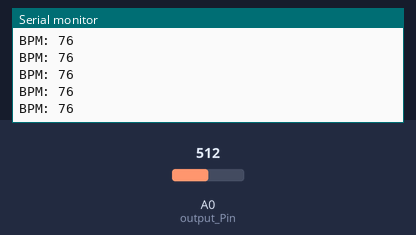
The sketch below on a simulated Arduino Uno, built with avr-gcc and run on an emulated ATmega328P. On the bench: the last lines printed to the serial monitor. The inputs (shaded band) are chosen by the test bench; at power-on: A0 (output_Pin) = 512.

Above: at 1.2 s.
1.3 s: A0 (output_Pin) set to 716
At 1.56 s:
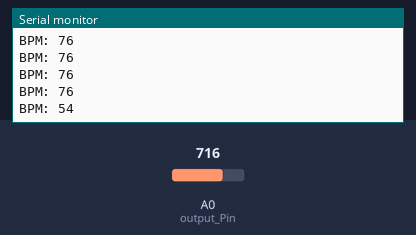
2.8 s: A0 (output_Pin) set to 900
At 2.96 s:
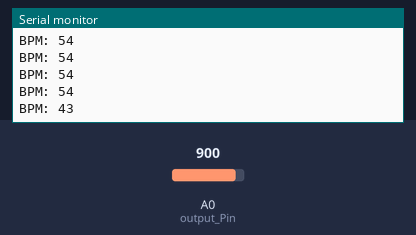
Timing chart, 0 to 5.8 s (numbered marks = the images above; inputs shaded):
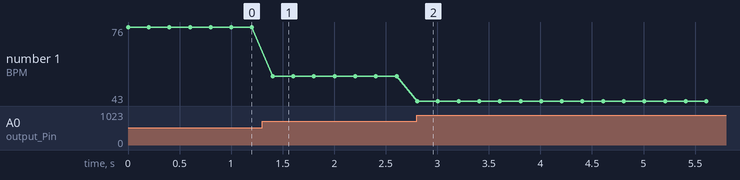

Measured:
- after the input at 1.3 s, the serial monitor: prints a new line after 0.10 s (image 1)
- after the input at 2.8 s, the serial monitor: prints a new line at once (image 2)
- plotted number 1: 76 → 54 after the input at 1.3 s, 54 → 43 after the input at 2.8 s

The sketch:

heart.ino.ino
```cpp
int output_Pin = A0;
double alpha = 0.65;
int period = 200;

void setup() {
  // put your setup code here, to run once:

Serial.begin(9600);
}

void loop() {
  // put your main code here, to run repeatedly:
int rawValue = analogRead (output_Pin);
int value = (alpha / rawValue) * 60.0 * 1000;

Serial.print ("BPM: ");
Serial.println (value);
delay (period);


}
```
